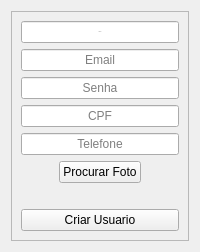
                    <widget class="QWidget" name="config_usuarios_2">
                     <layout class="QVBoxLayout" name="verticalLayout_36">
                      <item>
                       <widget class="QFrame" name="layout_adc_usuario">
                        <property name="frameShape">
                         <enum>QFrame::Shape::StyledPanel</enum>
                        </property>
                        <property name="frameShadow">
                         <enum>QFrame::Shadow::Raised</enum>
                        </property>
                        <layout class="QGridLayout" name="gridLayout_3">
                         <item row="7" column="0">
                          <widget class="QPushButton" name="btn_adc_usuario">
                           <property name="text">
                            <string>Criar Usuario</string>
                           </property>
                          </widget>
                         </item>
                         <item row="2" column="0">
                          <widget class="QLineEdit" name="input_senha_adc_usuario">
                           <property name="maximumSize">
                            <size>
                             <width>400</width>
                             <height>16777215</height>
                            </size>
                           </property>
                           <property name="styleSheet">
                            <string notr="true"/>
                           </property>
                           <property name="echoMode">
                            <enum>QLineEdit::EchoMode::Password</enum>
                           </property>
                           <property name="alignment">
                            <set>Qt::AlignmentFlag::AlignCenter</set>
                           </property>
                           <property name="placeholderText">
                            <string>Senha</string>
                           </property>
                          </widget>
                         </item>
                         <item row="0" column="0">
                          <widget class="QLineEdit" name="input_nome_adc_usuario">
                           <property name="maximumSize">
                            <size>
                             <width>400</width>
                             <height>16777215</height>
                            </size>
                           </property>
                           <property name="font">
                            <font>
                             <pointsize>-1</pointsize>
                             <italic>false</italic>
                             <fontweight>DemiBold</fontweight>
                            </font>
                           </property>
                           <property name="styleSheet">
                            <string notr="true"/>
                           </property>
                           <property name="alignment">
                            <set>Qt::AlignmentFlag::AlignCenter</set>
                           </property>
                           <property name="placeholderText">
                            <string>Nome</string>
                           </property>
                          </widget>
                         </item>
                         <item row="5" column="0" alignment="Qt::AlignmentFlag::AlignHCenter">
                          <widget class="QPushButton" name="btn_procurar_ft_adc_usuario">
                           <property name="text">
                            <string>Procurar Foto</string>
                           </property>
                          </widget>
                         </item>
                         <item row="4" column="0">
                          <widget class="QLineEdit" name="input_telefone_adc_usuario">
                           <property name="maximumSize">
                            <size>
                             <width>400</width>
                             <height>16777215</height>
                            </size>
                           </property>
                           <property name="styleSheet">
                            <string notr="true"/>
                           </property>
                           <property name="inputMask">
                            <string/>
                           </property>
                           <property name="alignment">
                            <set>Qt::AlignmentFlag::AlignCenter</set>
                           </property>
                           <property name="placeholderText">
                            <string>Telefone</string>
                           </property>
                          </widget>
                         </item>
                         <item row="1" column="0">
                          <widget class="QLineEdit" name="input_email_adc_usuario">
                           <property name="maximumSize">
                            <size>
                             <width>400</width>
                             <height>16777215</height>
                            </size>
                           </property>
                           <property name="styleSheet">
                            <string notr="true"/>
                           </property>
                           <property name="alignment">
                            <set>Qt::AlignmentFlag::AlignCenter</set>
                           </property>
                           <property name="placeholderText">
                            <string>Email</string>
                           </property>
                          </widget>
                         </item>
                         <item row="3" column="0">
                          <widget class="QLineEdit" name="input_cpf_adc_usuario">
                           <property name="maximumSize">
                            <size>
                             <width>400</width>
                             <height>16777215</height>
                            </size>
                           </property>
                           <property name="styleSheet">
                            <string notr="true"/>
                           </property>
                           <property name="alignment">
                            <set>Qt::AlignmentFlag::AlignCenter</set>
                           </property>
                           <property name="placeholderText">
                            <string>CPF</string>
                           </property>
                          </widget>
                         </item>
                         <item row="6" column="0">
                          <widget class="QLabel" name="label_img_adc_usuario">
                           <property name="text">
                            <string/>
                           </property>
                          </widget>
                         </item>
                        </layout>
                       </widget>
                      </item>
                     </layout>
                    </widget>
